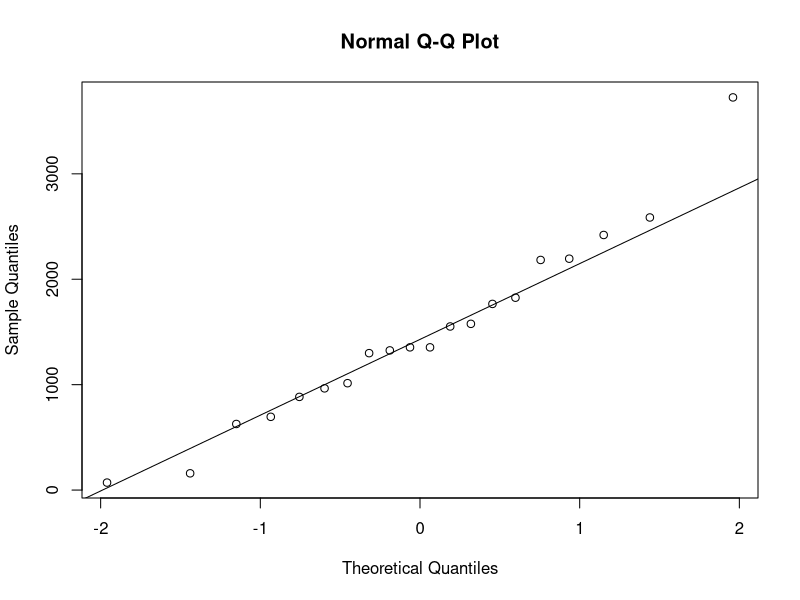
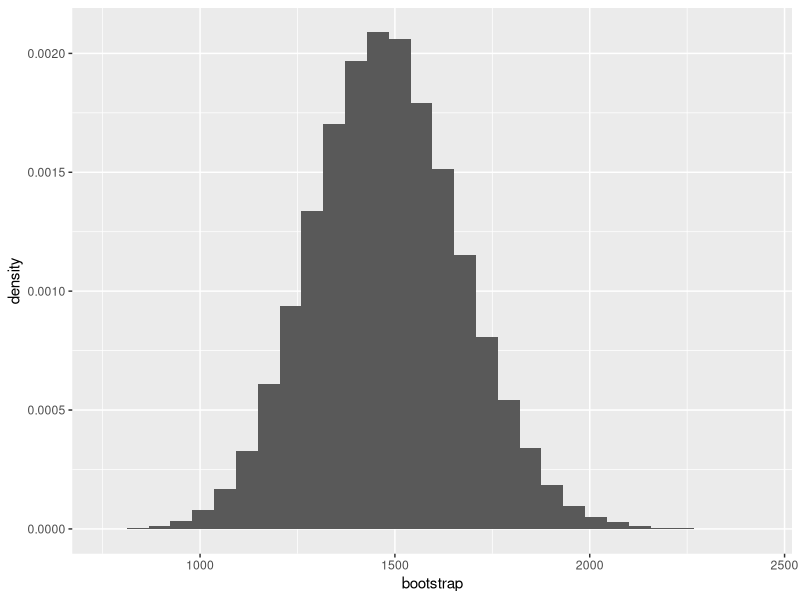

The R source for these figures, in order:
## 1.2
survivalTimes = c(1552, 627, 884, 2183, 1354, 1354, 1014, 2420,  71, 3725,
	          2195, 2586, 1577, 1766, 1325, 1299, 159, 1825, 965, 695)
B = 100000

###(a)
mu0 = 1020
sd0 = sd(survivalTimes)
n = length(survivalTimes)

library(ggplot2)
qqnorm(survivalTimes)
qqline(survivalTimes)

shapiro.test(survivalTimes)$p.value

# Analysing the graphic and knowing that shapiro test p-value is greater than 0.05 we can affirm that the survival time estimates follow a normal Distribution.

set.seed(777)
t.obs = (mean(survivalTimes)-mu0)/(sd0/sqrt(n))
t.star = numeric(B)
z=survivalTimes-mean(survivalTimes)+mu0 
for(i in 1:B){
    z.star    = sample(z,n,replace=T)
    sd.z.star = sd(z.star)
    t.star[i] = (mean(z.star)-mu0)/(sd.z.star/sqrt(n))
}
# decision on H0 based on the p.value
p.value <- sum(t.star>t.obs)/B; p.value

###(b)
set.seed(777)
alpha = 0.1
t.star = numeric(B)
t= mean(survivalTimes)
for(i in 1:B){
    x.boot = sample(survivalTimes, length(survivalTimes), replace=T)
    t.star[i] = mean(x.boot)
}

### pivotal CI (review)
delta.star = t.star - t
d = quantile(delta.star, c(alpha/2,1-alpha/2))
ci.boot = t - c(d[2],d[1])
names(ci.boot) <- c("5%", "95%")
ci.boot

library(ggplot2)
p1 <- ggplot(data.frame(bootstrap = t.star), aes(x = bootstrap)) +
      geom_histogram(aes(y = after_stat(density)))
plot(p1)

## percentile 90% CI
d = quantile(t.star, c(alpha/2,1-alpha/2)); d

##(c)
set.seed(777)
u <- c(alpha/2, 1-alpha/2) #desired quantiles
z <- qnorm(mean(t.star < t)) 
z.u <- qnorm(u)

## calculate accelaration using an estimator
t.star.jack = numeric(length(survivalTimes))
for(i in 1:length(survivalTimes)){
    t.star.jack[i] = mean(survivalTimes[-i])
}
mean.t.star.jack <- mean(t.star.jack)
a.hat <- sum((mean.t.star.jack - t.star.jack)^3)/(6*(sum((mean.t.star.jack - t.star.jack)^2))^(3/2))

#Adjusted quantiles
u_adjusted <- pnorm(z + (z+z.u)/(1-a.hat*(z+z.u))) 

#Accelerated Bootstrap CI
quantile(t.star, u_adjusted)

## (d)
set.seed(777)
library(boot)
boot.T <- function(data,indices){
    return(mean(data[indices,]))
}
boot.mean <- boot(data=as.data.frame(survivalTimes),statistic = boot.T,R=B)
boot.ci(boot.mean,type=c("basic","norm","perc", "bca"), conf=0.9) #TODO usar o mesmo bootstrap sample em vez de criar um novo (perguntar à professora)

## (e)
P.mean = mean(survivalTimes > 1100); P.mean

## (f)
### bootstrap
set.seed(777)
B= 10000
t.star.boot=numeric(B)
for(i in 1:B){
    survivalTimes.sample = sample(survivalTimes,length(survivalTimes),replace =T)
    t.star.boot[i] = mean(survivalTimes.sample > 1100)
}

t.star.boot.mean =mean(t.star.boot); t.star.boot.mean
t.star.boot.bias = t.star.boot.mean - P.mean; t.star.boot.bias
t.star.boot.var = var(t.star.boot); t.star.boot.var
t.star.boot.sd = sqrt(t.star.boot.var); t.star.boot.sd

### jackknife
set.seed(777)
t.star.jack=numeric(length(survivalTimes))
for(i in 1:length(survivalTimes)){
    t.star.jack[i] = mean(survivalTimes[-i] > 1100)
}

t.star.jack.mean = mean(t.star.jack); t.star.jack.mean
t.star.jack.bias = (t.star.jack.mean - P.mean) * (n-1); t.star.jack.bias
t.star.jack.var = mean((t.star.jack - t.star.jack.mean)^2) * (n-1); t.star.jack.var
t.star.jack.sd = sqrt(t.star.jack.var); t.star.jack.sd;

### (g)
set.seed(777)
B= 10000
t.star.boot=numeric(B)
t.star.jack=numeric(length(survivalTimes))
for(i in 1:B){
    z.star = sample(survivalTimes,length(survivalTimes),replace =T)
    t.star.boot[i] = mean(z.star > 1100)
}
for(i in 1:B){
    t.star.jack[i] = sd(t.star.boot[-i])
}

t.star.jack.var = mean((t.star.jack - mean(t.star.jack))^2) * (n-1); t.star.jack.var
t.star.jack.sd = sqrt(t.star.jack.var); t.star.jack.sd;
